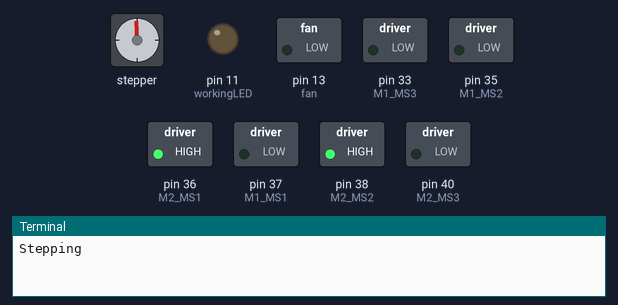
The program below on a simulated Raspberry Pi (header pin numbers). Parts: stepper motor, switched loads named in the program (green lamp = pin HIGH), output pins drawn as LEDs (lit = HIGH), the last lines printed to the terminal. The stepper is drawn at 200 steps a turn; pins used as bus, display or sensor lines are not drawn. At 0.8 s the program stops and its outputs stay as they are.

Above: at 0.15 s.
At 0.9 s:
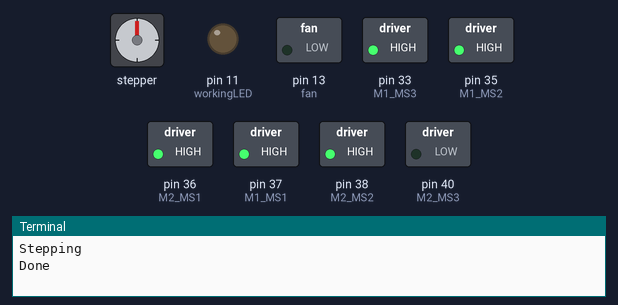
Timing chart, 0 to 2.3 s (numbered marks = the images above):
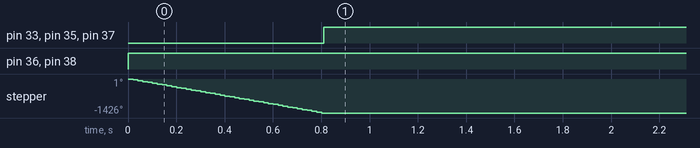

The program:

motor_test.py
```python
import time
import RPi.GPIO as GPIO

workingLED = 11
fan = 13

M1_STEP = 31
M1_DIR = 29
M1_MS1 = 37
M1_MS2 = 35
M1_MS3 = 33

M2_STEP = 18
M2_DIR = 16
M2_MS1 = 36
M2_MS2 = 38
M2_MS3 = 40

GPIO.setmode(GPIO.BOARD)
GPIO.setwarnings(False)

GPIO.setup(workingLED, GPIO.OUT)
GPIO.setup(fan, GPIO.OUT)
GPIO.setup(M1_STEP, GPIO.OUT)
GPIO.setup(M1_DIR, GPIO.OUT)
GPIO.setup(M1_MS1, GPIO.OUT)
GPIO.setup(M1_MS2, GPIO.OUT)
GPIO.setup(M1_MS3, GPIO.OUT)
GPIO.setup(M2_STEP, GPIO.OUT)
GPIO.setup(M2_DIR, GPIO.OUT)
GPIO.setup(M2_MS1, GPIO.OUT)
GPIO.setup(M2_MS2, GPIO.OUT)
GPIO.setup(M2_MS3, GPIO.OUT)

GPIO.output(workingLED, GPIO.LOW)
GPIO.output(fan, GPIO.LOW)
GPIO.output(M1_STEP, GPIO.LOW)
GPIO.output(M1_DIR, GPIO.LOW)
GPIO.output(M1_MS1, GPIO.LOW)
GPIO.output(M1_MS2, GPIO.LOW)
GPIO.output(M1_MS3, GPIO.LOW)
GPIO.output(M2_STEP, GPIO.LOW)
GPIO.output(M2_DIR, GPIO.LOW)
GPIO.output(M2_MS1, GPIO.LOW)
GPIO.output(M2_MS2, GPIO.LOW)
GPIO.output(M2_MS3, GPIO.LOW)


GPIO.output(M2_DIR, GPIO.LOW)
GPIO.output(M2_MS1, GPIO.HIGH)
GPIO.output(M2_MS2, GPIO.HIGH)
GPIO.output(M2_MS3, GPIO.LOW)

i = 0
print("Stepping")
while i < 100*8:
    GPIO.output(M2_STEP, GPIO.HIGH)
    time.sleep(0.0005)
    GPIO.output(M2_STEP, GPIO.LOW)
    time.sleep(0.0005)
    i += 1
##
GPIO.output(M1_DIR, GPIO.LOW)
GPIO.output(M1_MS1, GPIO.HIGH)
GPIO.output(M1_MS2, GPIO.HIGH)
GPIO.output(M1_MS3, GPIO.HIGH)
##
#i = 0
#print("Stepping")
#while i < 50*4:
#    GPIO.output(M1_STEP, GPIO.HIGH)
#    time.sleep(0.002)
#    GPIO.output(M1_STEP, GPIO.LOW)
#    time.sleep(0.002)
#    i += 1
##
##GPIO.output(M2_DIR, GPIO.LOW)
##i = 0
##print("Stepping")
##while i < 600:
##    GPIO.output(M2_STEP, GPIO.HIGH)
##    time.sleep(0.005)
##    GPIO.output(M2_STEP, GPIO.LOW)
##    time.sleep(0.005)
##    i += 1

print("Done")
```

Measured:
- by itself, pin 33 (M1_MS3), pin 35 (M1_MS2), pin 37 (M1_MS1): LOW → HIGH at 0.81 s
- by itself, pin 36 (M2_MS1), pin 38 (M2_MS2): LOW → HIGH at 0.00 s
- by itself, stepper: turns 1426° counter-clockwise in 0.80 s
